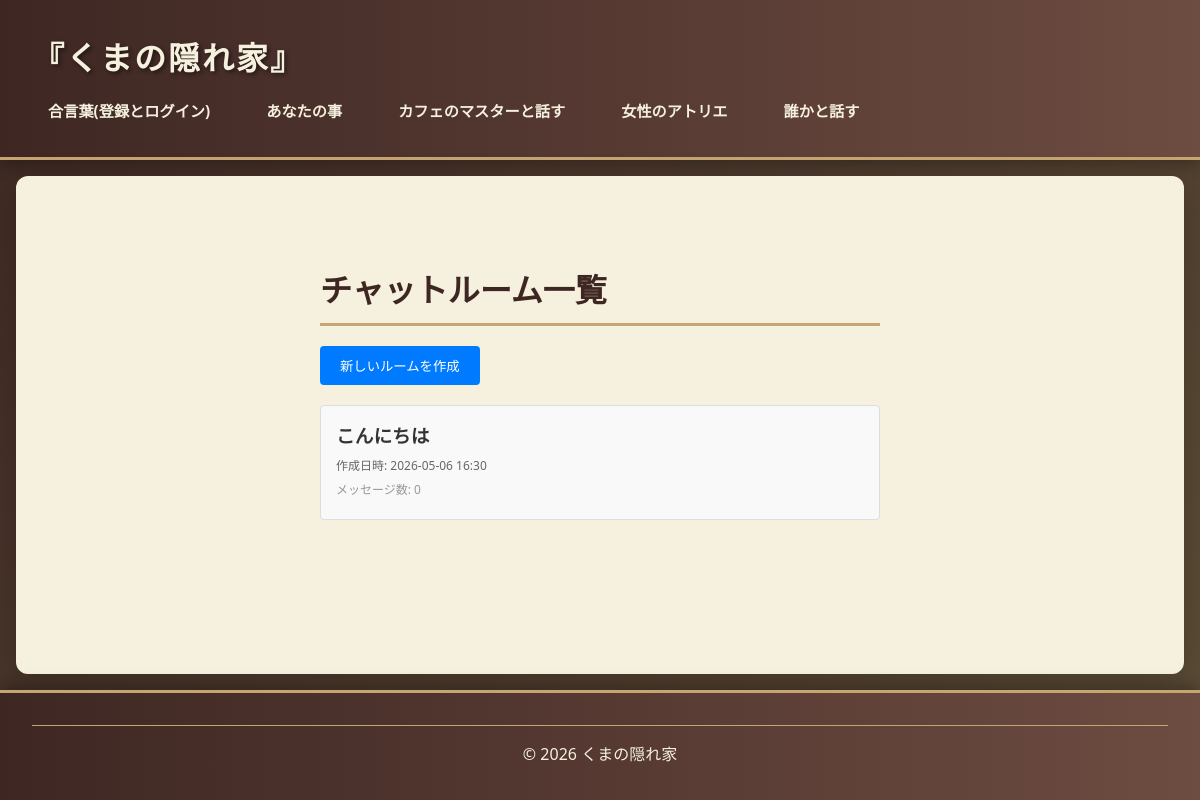
The app's page /desk/ with its own data.
### desk/models.py (models this page shows)
class Room(models.Model):
    name = models.CharField(max_length=100)
    created_at = models.DateTimeField(auto_now_add=True)

### desk/views.py (the view)
# urls.py: path("", views.room_view, name="desk_room"),
def room_view(request):
    rooms = Room.objects.all().order_by("-created_at")
    return render(request, "desk/room.html", {"rooms": rooms})

### desk/templates/desk/room.html (shortened to what this page needs)
{% extends "base.html" %}
{% block content %}
<div style="max-width: 600px; margin: 20px auto; padding: 20px;">
    <h1>チャットルーム一覧</h1>
    <div style="margin: 20px 0;">
        <button onclick="showCreateForm()" style="padding: 10px 20px; background-color: #007bff; color: white; border: none; border-radius: 4px; cursor: pointer;">
            新しいルームを作成
        </button>
    </div>
    {% if rooms %}
        <div style="display: grid; gap: 15px;">
            {% for room in rooms %}
                <div style="border: 1px solid #ddd; border-radius: 4px; padding: 15px; background-color: #f9f9f9; cursor: pointer; transition: all 0.3s;"
                     onmouseover="this.style.boxShadow='0 2px 8px rgba(0,0,0,0.1)'"
                     onmouseout="this.style.boxShadow='none'"
                     onclick="location.href='{% url 'desk_chat' room.id %}'">
                    <h3 style="margin-top: 0; color: #333;">{{ room.name }}</h3>
                    <p style="margin: 5px 0; color: #666; font-size: 12px;">
                        作成日時: {{ room.created_at|date:"Y-m-d H:i" }}
                    </p>
                    <p style="margin: 5px 0; color: #999; font-size: 12px;">
                        メッセージ数: {{ room.message_set.count }}
                    </p>
                </div>
            {% endfor %}
        </div>
    {% else %}
        <div style="text-align: center; padding: 40px 20px; color: #999;">
            <p>チャットルームがまだありません</p>
            <p>新しいルームを作成してください</p>
        </div>
    {% endif %}
</div>
{% endblock %}

### templates/css/base.css (style rules this page uses)
* { margin: 0; padding: 0; box-sizing: border-box; }
:root { --coffee-dark: #3e2723; --coffee-brown: #6d4c41; --coffee-light: #8d6e63; --cream: #f5f1de; --accent: #c5a572; --text-dark: #2c2c2c; --text-light: #5d4e37; }
body { font-family: 'Segoe UI', Trebuchet MS, sans-serif; background: linear-gradient(135deg, #3e2723 0%, #5d4e37 100%); color: var(--text-dark); line-height: 1.6; min-height: 100vh; display: flex; flex-direction: column; }
main h1 { color: var(--coffee-dark); margin-bottom: 1rem; font-size: 2rem; border-bottom: 3px solid var(--accent); padding-bottom: 0.5rem; }
main p { color: var(--text-light); margin-bottom: 1rem; font-size: 1.05rem; }

### records on screen
Room: name "こんにちは", created_at "2026-05-06 16:30", message_set.count "0"
